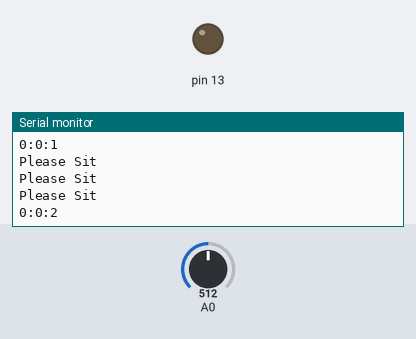
The sketch below on a simulated Arduino Uno, built with avr-gcc and run on an emulated ATmega328P. Shown: output pins drawn as LEDs (lit = HIGH), the last lines printed to the serial monitor. Inputs (shaded band) come from the test bench; at power-on: A0 = 512.

Above: at 1.2 s.
1.3 s: A0 set to 810
At 1.41 s:
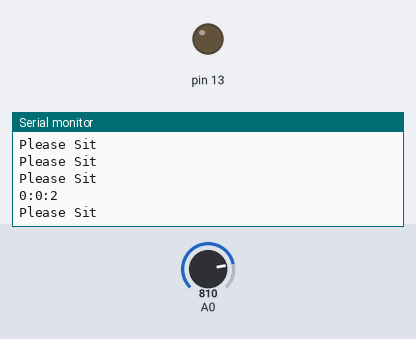
3.3 s: A0 set to 793
At 3.86 s:
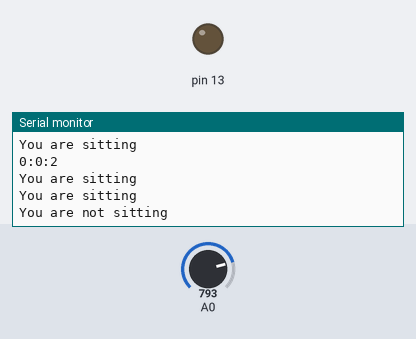
Timing chart, 0 to 6.3 s (numbered marks = the images above; inputs shaded):
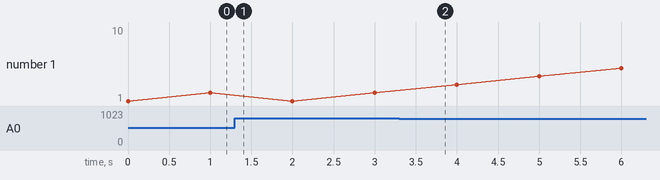

The sketch:

sensor_pillow.ino
```cpp
// ensor in A0.
//Led 13 turns on when ur sitting too long.
// if you get up for within Rest_Time seconds its like you did noit get up at all.
//it warns you if you sit for final_R hours


int Set_Rest_Time=40; //How long will it take to take a rest after the long sitt.
int final_R= 1; //If you are sitting for more than final_R minutes, you will need to get up and rest

int Body_State=0; // 0=no_sit_yet, 1=sitting_first_time, 2=sitting, 3=not_Sitting
int sec=0;
int minute=0;
int i=0;
int Min_Save=0;
int Sec_Save=0;
int Hour_Save=0;
int hour=0;
float x=0;
int Hour_Save_3=0;
int Min_Save_3=0;
int Sec_Save_3=0;
int y=0;
int Sec_Rest=0;

void Show_Time(){
  Serial.print(hour);
  Serial.print(":");
  Serial.print(minute);
  Serial.print(":");
  Serial.println(sec);

}

void setup(){

  pinMode(13, OUTPUT);
cli();//stop interrupts

Serial.begin(9600);
//set timer1 interrupt at 1Hz
  TCCR1A = 0;// set entire TCCR1A register to 0. [Timer interrupt mode to Normal]
  TCCR1B = 0;// same for TCCR1B [Timer interrupt mode to Normal]
  TCNT1  = 0;//initialize counter value to 0. The counter value (TCNT0) increases until a compare match occurs between TCNT1 and OCR1A
  // set compare match register for 1hz increments
  OCR1A = 15624;// = (16*10^6) / (1*1024) - 1 (must be <65536)
  // turn on CTC mode
  TCCR1B |= (1 << WGM12);
  // Set CS10 and CS12 bits for 1024 prescaler
  TCCR1B |= (1 << CS12) | (1 << CS10);
  // enable timer compare interrupt
  TIMSK1 |= (1 << OCIE1A);

sei();//allow interrupts

}//end setup


void loop(){

x= analogRead(A0);
//Serial.print("from sensor= ");
//Serial.println(x);
delay(300);

//No sit yet 0
if (Body_State==0 && x<800){
Serial.println("Please Sit");
}

//If first time sit 1
if(x>=800 && Body_State==0){
  Body_State=1;
  hour=0;
  minute=0;
  sec=0;
  Serial.println("You sat first time");
}

//If sitting 2
if(Body_State==1 || x>800){
  Body_State=2;
  Serial.println("You are sitting");

  if(minute>=final_R){
    Serial.println("You are sitting for too long, take a rest");

    do{
      digitalWrite(13,1); //turn on the led that indicates that you are sitting too long
      y=1;
    }while(y=0);
  }
}


if((x<800) && (Body_State==2)){
  Body_State=3;
  Hour_Save_3=hour;
  Min_Save_3=minute;
  Sec_Save_3=sec;
    Serial.println("You are not sitting");
    Sec_Rest=0;
}

if (Body_State==3)
{

    if (Sec_Rest>= Set_Rest_Time)
    {

    Serial.println("You got rest");
    Body_State=0;
      Serial.println("You have left");
      if (y==0){
        digitalWrite(13,0); //turn off the led and let the user know that he/she has rest can sit again
      }
    }
  }
}


  ISR(TIMER1_COMPA_vect){//timer1 interrupt 1Hz toggles pin 13 (LED)
//generates pulse wave of frequency 1Hz/2 = 0.5kHz (takes two cycles for full wave- toggle high then toggle low)
sec= sec +1;
Sec_Rest++;
Show_Time();
if (sec==60){
  sec=0;
  minute= minute +1;
Show_Time();
}
if(minute==60){
  minute=0;
  hour= hour+1;
Show_Time();
}
}
```

Measured:
- the behaviour switches between 801 and 800 on A0 (found by bisection; images 1 and 2)
- after the input at 3.3 s, the serial monitor: prints a new line after 0.30 s (image 2)
